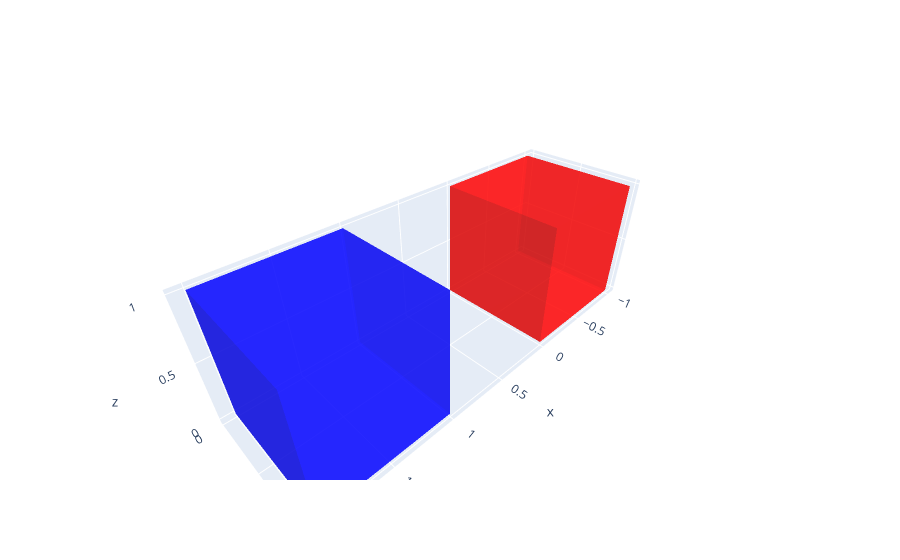

This figure's notebook cell:
### Code cell
#two cubes (We shift the second by two units in the x direction to be able to see anything.)
plot_cube([X-1,X+1],[Y,Y],[Z,Z],color=['red','blue'])

### Figure 1 — Plotly figure (JSON) as saved in the notebook; plotly's stock layout.template omitted (floating-point values rounded to 4 significant figures)
{"data": [{"color": "red", "flatshading": true, "i": [0, 3, 0, 5, 0, 6, 4, 7, 2, 7, 1, 7], "j": [1, 1, 1, 1, 2, 2, 5, 5, 3, 3, 3, 3], "k": [2, 2, 4, 4, 4, 4, 6, 6, 6, 6, 5, 5], "opacity": 0.6, "type": "mesh3d", "x": [-1, -1, -1, -1, 0, 0, 0, 0], "y": [0, 0, 1, 1, 0, 0, 1, 1], "z": [0, 1, 0, 1, 0, 1, 0, 1]}, {"color": "blue", "flatshading": true, "i": [0, 3, 0, 5, 0, 6, 4, 7, 2, 7, 1, 7], "j": [1, 1, 1, 1, 2, 2, 5, 5, 3, 3, 3, 3], "k": [2, 2, 4, 4, 4, 4, 6, 6, 6, 6, 5, 5], "opacity": 0.6, "type": "mesh3d", "x": [1, 1, 1, 1, 2, 2, 2, 2], "y": [0, 0, 1, 1, 0, 0, 1, 1], "z": [0, 1, 0, 1, 0, 1, 0, 1]}], "layout": {}}
